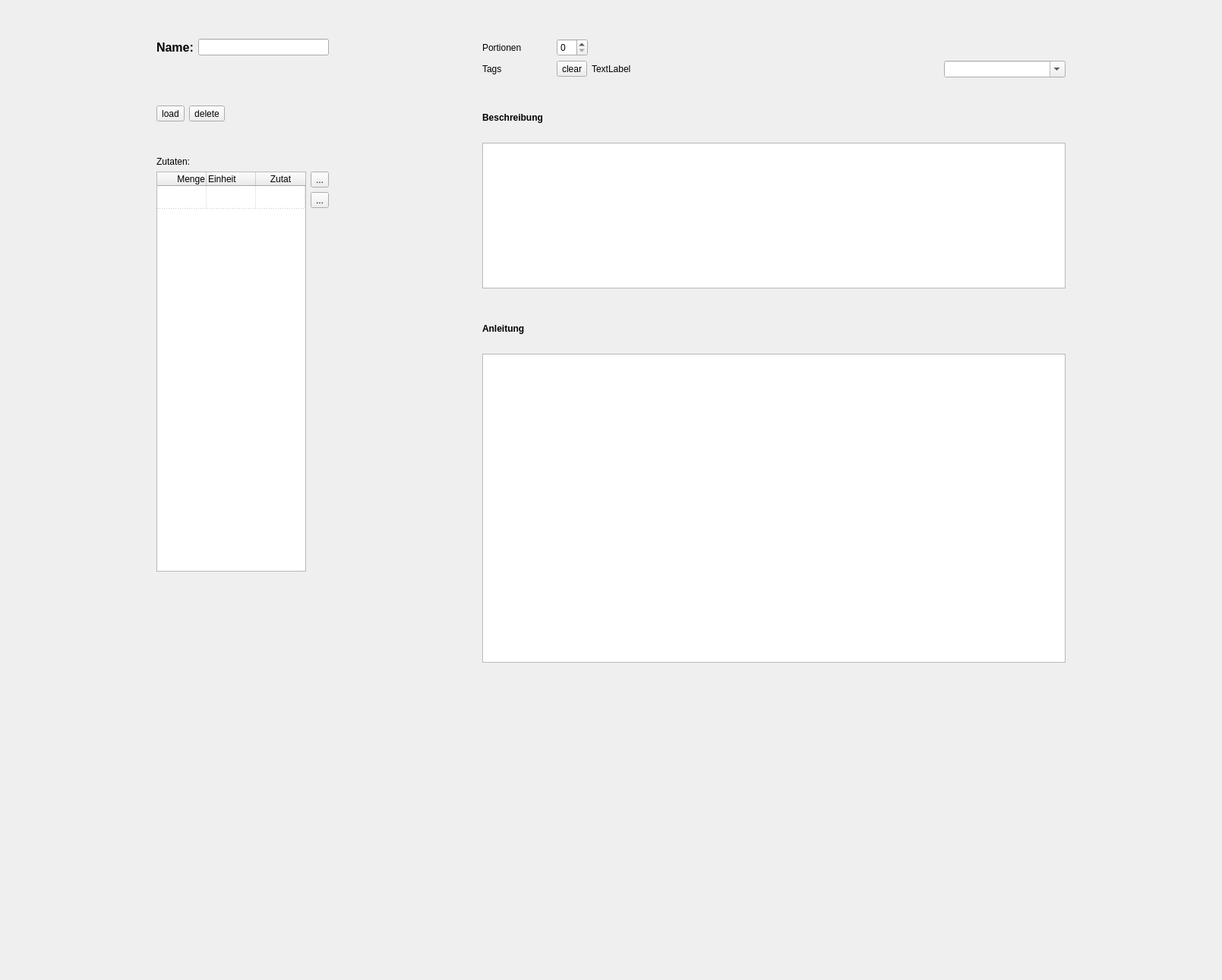
          <widget class="QWidget" name="scrollAreaWidgetContents_3">
           <property name="geometry">
            <rect>
             <x>0</x>
             <y>0</y>
             <width>1609</width>
             <height>1291</height>
            </rect>
           </property>
           <layout class="QHBoxLayout" name="horizontalLayout_3">
            <item>
             <spacer name="horizontalSpacer_2">
              <property name="orientation">
               <enum>Qt::Horizontal</enum>
              </property>
              <property name="sizeHint" stdset="0">
               <size>
                <width>40</width>
                <height>20</height>
               </size>
              </property>
             </spacer>
            </item>
            <item>
             <layout class="QVBoxLayout" name="verticalLayout_13">
              <item>
               <spacer name="verticalSpacer_5">
                <property name="orientation">
                 <enum>Qt::Vertical</enum>
                </property>
                <property name="sizeType">
                 <enum>QSizePolicy::Fixed</enum>
                </property>
                <property name="sizeHint" stdset="0">
                 <size>
                  <width>20</width>
                  <height>40</height>
                 </size>
                </property>
               </spacer>
              </item>
              <item>
               <layout class="QHBoxLayout" name="horizontalLayout_6">
                <item>
                 <widget class="QLabel" name="label_3">
                  <property name="font">
                   <font>
                    <pointsize>12</pointsize>
                    <weight>75</weight>
                    <bold>true</bold>
                   </font>
                  </property>
                  <property name="text">
                   <string>Name:</string>
                  </property>
                 </widget>
                </item>
                <item>
                 <widget class="QLineEdit" name="nameLineEdit"/>
                </item>
               </layout>
              </item>
              <item>
               <spacer name="verticalSpacer_12">
                <property name="orientation">
                 <enum>Qt::Vertical</enum>
                </property>
                <property name="sizeType">
                 <enum>QSizePolicy::Fixed</enum>
                </property>
                <property name="sizeHint" stdset="0">
                 <size>
                  <width>20</width>
                  <height>40</height>
                 </size>
                </property>
               </spacer>
              </item>
              <item>
               <widget class="QLabel" name="imageLabelEdit">
                <property name="maximumSize">
                 <size>
                  <width>512</width>
                  <height>512</height>
                 </size>
                </property>
                <property name="text">
                 <string/>
                </property>
                <property name="pixmap">
                 <pixmap>meal_icon.svg</pixmap>
                </property>
                <property name="scaledContents">
                 <bool>true</bool>
                </property>
               </widget>
              </item>
              <item>
               <layout class="QHBoxLayout" name="horizontalLayout_7">
                <item>
                 <widget class="QToolButton" name="loadImageButton">
                  <property name="text">
                   <string>load</string>
                  </property>
                 </widget>
                </item>
                <item>
                 <widget class="QToolButton" name="deleteImageButton">
                  <property name="text">
                   <string>delete</string>
                  </property>
                 </widget>
                </item>
                <item>
                 <spacer name="horizontalSpacer_5">
                  <property name="orientation">
                   <enum>Qt::Horizontal</enum>
                  </property>
                  <property name="sizeHint" stdset="0">
                   <size>
                    <width>40</width>
                    <height>20</height>
                   </size>
                  </property>
                 </spacer>
                </item>
               </layout>
              </item>
              <item>
               <spacer name="verticalSpacer_14">
                <property name="orientation">
                 <enum>Qt::Vertical</enum>
                </property>
                <property name="sizeType">
                 <enum>QSizePolicy::Fixed</enum>
                </property>
                <property name="sizeHint" stdset="0">
                 <size>
                  <width>20</width>
                  <height>40</height>
                 </size>
                </property>
               </spacer>
              </item>
              <item>
               <widget class="QLabel" name="label_4">
                <property name="text">
                 <string>Zutaten:</string>
                </property>
               </widget>
              </item>
              <item>
               <layout class="QHBoxLayout" name="horizontalLayout_15">
                <item>
                 <widget class="QTableWidget" name="zutatenTableWidget">
                  <property name="sizePolicy">
                   <sizepolicy hsizetype="Expanding" vsizetype="Minimum">
                    <horstretch>0</horstretch>
                    <verstretch>0</verstretch>
                   </sizepolicy>
                  </property>
                  <property name="minimumSize">
                   <size>
                    <width>0</width>
                    <height>0</height>
                   </size>
                  </property>
                  <property name="verticalScrollBarPolicy">
                   <enum>Qt::ScrollBarAlwaysOff</enum>
                  </property>
                  <property name="horizontalScrollBarPolicy">
                   <enum>Qt::ScrollBarAlwaysOff</enum>
                  </property>
                  <property name="sizeAdjustPolicy">
                   <enum>QAbstractScrollArea::AdjustToContents</enum>
                  </property>
                  <property name="autoScroll">
                   <bool>false</bool>
                  </property>
                  <property name="dragEnabled">
                   <bool>true</bool>
                  </property>
                  <property name="verticalScrollMode">
                   <enum>QAbstractItemView::ScrollPerItem</enum>
                  </property>
                  <property name="showGrid">
                   <bool>true</bool>
                  </property>
                  <property name="gridStyle">
                   <enum>Qt::DotLine</enum>
                  </property>
                  <property name="rowCount">
                   <number>1</number>
                  </property>
                  <attribute name="horizontalHeaderCascadingSectionResizes">
                   <bool>false</bool>
                  </attribute>
                  <attribute name="horizontalHeaderMinimumSectionSize">
                   <number>32</number>
                  </attribute>
                  <attribute name="horizontalHeaderDefaultSectionSize">
                   <number>65</number>
                  </attribute>
                  <attribute name="horizontalHeaderShowSortIndicator" stdset="0">
                   <bool>false</bool>
                  </attribute>
                  <attribute name="horizontalHeaderStretchLastSection">
                   <bool>true</bool>
                  </attribute>
                  <attribute name="verticalHeaderVisible">
                   <bool>false</bool>
                  </attribute>
                  <attribute name="verticalHeaderCascadingSectionResizes">
                   <bool>false</bool>
                  </attribute>
                  <attribute name="verticalHeaderShowSortIndicator" stdset="0">
                   <bool>false</bool>
                  </attribute>
                  <attribute name="verticalHeaderStretchLastSection">
                   <bool>false</bool>
                  </attribute>
                  <row>
                   <property name="text">
                    <string/>
                   </property>
                  </row>
                  <column>
                   <property name="text">
                    <string>Menge</string>
                   </property>
                   <property name="textAlignment">
                    <set>AlignTrailing|AlignVCenter</set>
                   </property>
                  </column>
                  <column>
                   <property name="text">
                    <string>Einheit</string>
                   </property>
                   <property name="textAlignment">
                    <set>AlignLeading|AlignVCenter</set>
                   </property>
                  </column>
                  <column>
                   <property name="text">
                    <string>Zutat</string>
                   </property>
                  </column>
                 </widget>
                </item>
                <item>
                 <layout class="QVBoxLayout" name="verticalLayout_15" stretch="0,0,0">
                  <item>
                   <widget class="QToolButton" name="buttonAddIngredient">
                    <property name="text">
                     <string>...</string>
                    </property>
                    <property name="icon">
                     <iconset>
                      <normaloff>Science-Plus2-Math-icon.png</normaloff>Science-Plus2-Math-icon.png</iconset>
                    </property>
                   </widget>
                  </item>
                  <item>
                   <widget class="QToolButton" name="buttonDeleteIngredient">
                    <property name="text">
                     <string>...</string>
                    </property>
                    <property name="icon">
                     <iconset>
                      <normaloff>Science-Minus2-Math-icon.png</normaloff>Science-Minus2-Math-icon.png</iconset>
                    </property>
                   </widget>
                  </item>
                  <item>
                   <spacer name="verticalSpacer_20">
                    <property name="orientation">
                     <enum>Qt::Vertical</enum>
                    </property>
                    <property name="sizeType">
                     <enum>QSizePolicy::Expanding</enum>
                    </property>
                    <property name="sizeHint" stdset="0">
                     <size>
                      <width>20</width>
                      <height>40</height>
                     </size>
                    </property>
                   </spacer>
                  </item>
                 </layout>
                </item>
               </layout>
              </item>
              <item>
               <spacer name="verticalSpacer_13">
                <property name="orientation">
                 <enum>Qt::Vertical</enum>
                </property>
                <property name="sizeHint" stdset="0">
                 <size>
                  <width>20</width>
                  <height>40</height>
                 </size>
                </property>
               </spacer>
              </item>
             </layout>
            </item>
            <item>
             <spacer name="horizontalSpacer_3">
              <property name="orientation">
               <enum>Qt::Horizontal</enum>
              </property>
              <property name="sizeHint" stdset="0">
               <size>
                <width>40</width>
                <height>20</height>
               </size>
              </property>
             </spacer>
            </item>
            <item>
             <layout class="QVBoxLayout" name="verticalLayout_14">
              <item>
               <spacer name="verticalSpacer_15">
                <property name="orientation">
                 <enum>Qt::Vertical</enum>
                </property>
                <property name="sizeType">
                 <enum>QSizePolicy::Fixed</enum>
                </property>
                <property name="sizeHint" stdset="0">
                 <size>
                  <width>20</width>
                  <height>40</height>
                 </size>
                </property>
               </spacer>
              </item>
              <item>
               <layout class="QGridLayout" name="gridLayout_3">
                <item row="0" column="2">
                 <layout class="QHBoxLayout" name="horizontalLayout_14">
                  <item>
                   <widget class="QSpinBox" name="spinBoxPortionenEdit"/>
                  </item>
                  <item>
                   <spacer name="horizontalSpacer_20">
                    <property name="orientation">
                     <enum>Qt::Horizontal</enum>
                    </property>
                    <property name="sizeHint" stdset="0">
                     <size>
                      <width>40</width>
                      <height>20</height>
                     </size>
                    </property>
                   </spacer>
                  </item>
                 </layout>
                </item>
                <item row="0" column="1">
                 <spacer name="horizontalSpacer_6">
                  <property name="orientation">
                   <enum>Qt::Horizontal</enum>
                  </property>
                  <property name="sizeType">
                   <enum>QSizePolicy::Fixed</enum>
                  </property>
                  <property name="sizeHint" stdset="0">
                   <size>
                    <width>40</width>
                    <height>20</height>
                   </size>
                  </property>
                 </spacer>
                </item>
                <item row="1" column="0">
                 <widget class="QLabel" name="label_10">
                  <property name="text">
                   <string>Tags</string>
                  </property>
                 </widget>
                </item>
                <item row="1" column="1">
                 <spacer name="horizontalSpacer_7">
                  <property name="orientation">
                   <enum>Qt::Horizontal</enum>
                  </property>
                  <property name="sizeType">
                   <enum>QSizePolicy::Fixed</enum>
                  </property>
                  <property name="sizeHint" stdset="0">
                   <size>
                    <width>40</width>
                    <height>20</height>
                   </size>
                  </property>
                 </spacer>
                </item>
                <item row="1" column="2">
                 <layout class="QHBoxLayout" name="horizontalLayout_8">
                  <item>
                   <widget class="QToolButton" name="buttonClearTags">
                    <property name="text">
                     <string>clear</string>
                    </property>
                   </widget>
                  </item>
                  <item>
                   <widget class="QLabel" name="labelTagsEdit">
                    <property name="text">
                     <string>TextLabel</string>
                    </property>
                   </widget>
                  </item>
                  <item>
                   <spacer name="horizontalSpacer_18">
                    <property name="orientation">
                     <enum>Qt::Horizontal</enum>
                    </property>
                    <property name="sizeHint" stdset="0">
                     <size>
                      <width>40</width>
                      <height>20</height>
                     </size>
                    </property>
                   </spacer>
                  </item>
                  <item>
                   <widget class="QComboBox" name="comboBoxTags">
                    <property name="sizePolicy">
                     <sizepolicy hsizetype="Preferred" vsizetype="Fixed">
                      <horstretch>0</horstretch>
                      <verstretch>0</verstretch>
                     </sizepolicy>
                    </property>
                    <property name="minimumSize">
                     <size>
                      <width>160</width>
                      <height>0</height>
                     </size>
                    </property>
                    <property name="editable">
                     <bool>true</bool>
                    </property>
                    <property name="sizeAdjustPolicy">
                     <enum>QComboBox::AdjustToMinimumContentsLength</enum>
                    </property>
                    <property name="placeholderText">
                     <string>Kategorie</string>
                    </property>
                   </widget>
                  </item>
                 </layout>
                </item>
                <item row="0" column="0">
                 <widget class="QLabel" name="label_8">
                  <property name="text">
                   <string>Portionen</string>
                  </property>
                 </widget>
                </item>
               </layout>
              </item>
              <item>
               <spacer name="verticalSpacer_18">
                <property name="orientation">
                 <enum>Qt::Vertical</enum>
                </property>
                <property name="sizeType">
                 <enum>QSizePolicy::Fixed</enum>
                </property>
                <property name="sizeHint" stdset="0">
                 <size>
                  <width>20</width>
                  <height>40</height>
                 </size>
                </property>
               </spacer>
              </item>
              <item>
               <widget class="QLabel" name="label_16">
                <property name="font">
                 <font>
                  <weight>75</weight>
                  <bold>true</bold>
                 </font>
                </property>
                <property name="text">
                 <string>Beschreibung</string>
                </property>
               </widget>
              </item>
              <item>
               <spacer name="verticalSpacer_21">
                <property name="orientation">
                 <enum>Qt::Vertical</enum>
                </property>
                <property name="sizeType">
                 <enum>QSizePolicy::Fixed</enum>
                </property>
                <property name="sizeHint" stdset="0">
                 <size>
                  <width>20</width>
                  <height>20</height>
                 </size>
                </property>
               </spacer>
              </item>
              <item>
               <widget class="QTextEdit" name="textEditBeschreibung">
                <property name="sizePolicy">
                 <sizepolicy hsizetype="Expanding" vsizetype="Minimum">
                  <horstretch>0</horstretch>
                  <verstretch>0</verstretch>
                 </sizepolicy>
                </property>
               </widget>
              </item>
              <item>
               <spacer name="verticalSpacer_22">
                <property name="orientation">
                 <enum>Qt::Vertical</enum>
                </property>
                <property name="sizeType">
                 <enum>QSizePolicy::Fixed</enum>
                </property>
                <property name="sizeHint" stdset="0">
                 <size>
                  <width>20</width>
                  <height>40</height>
                 </size>
                </property>
               </spacer>
              </item>
              <item>
               <widget class="QLabel" name="label_6">
                <property name="minimumSize">
                 <size>
                  <width>768</width>
                  <height>0</height>
                 </size>
                </property>
                <property name="font">
                 <font>
                  <weight>75</weight>
                  <bold>true</bold>
                 </font>
                </property>
                <property name="text">
                 <string>Anleitung</string>
                </property>
               </widget>
              </item>
              <item>
               <spacer name="verticalSpacer_17">
                <property name="orientation">
                 <enum>Qt::Vertical</enum>
                </property>
                <property name="sizeType">
                 <enum>QSizePolicy::Fixed</enum>
                </property>
                <property name="sizeHint" stdset="0">
                 <size>
                  <width>20</width>
                  <height>20</height>
                 </size>
                </property>
               </spacer>
              </item>
              <item>
               <widget class="QTextEdit" name="textEditAnleitung"/>
              </item>
              <item>
               <spacer name="verticalSpacer_16">
                <property name="orientation">
                 <enum>Qt::Vertical</enum>
                </property>
                <property name="sizeHint" stdset="0">
                 <size>
                  <width>20</width>
                  <height>40</height>
                 </size>
                </property>
               </spacer>
              </item>
             </layout>
            </item>
            <item>
             <spacer name="horizontalSpacer_4">
              <property name="orientation">
               <enum>Qt::Horizontal</enum>
              </property>
              <property name="sizeHint" stdset="0">
               <size>
                <width>40</width>
                <height>20</height>
               </size>
              </property>
             </spacer>
            </item>
           </layout>
          </widget>
